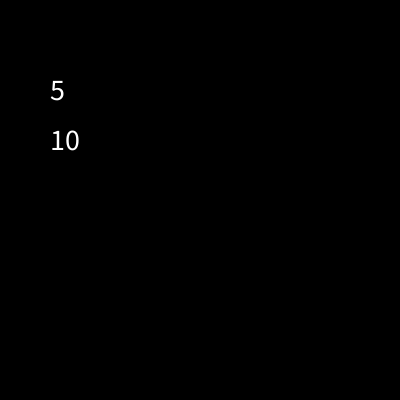
Frame 1 (no input)
Frame 60 (the mouse pressed at the canvas centre just before this capture): identical to frame 1, image omitted
Frame 120 (the mouse held since frame 60 and released just before this capture): identical to frame 1, image omitted

The Processing sketch that drew this single still picture (run headless with seeded random() and noise(); from frame 60 on, the mouse is pressed at the canvas centre):

// Processing sketch: funcionMatematicaSimple
// ── funcionMatematicaSimple.pde
int a = 6;
int b = 4;
void setup() {
  size(400, 400);
  textSize(30);
}
void draw() {
  background(0);
  text(promedio(a, b), 50, 100);
  text(suma(a, b), 50, 150);
}

int promedio(int x, int y) { // devuelve el promedio de los parámetros
  int resultado = (x+y)/2;
  return resultado;
}

int suma(int x, int y) { // devuelve la suma de los parámetros
  int resultado = x+y;
  return resultado;
}
